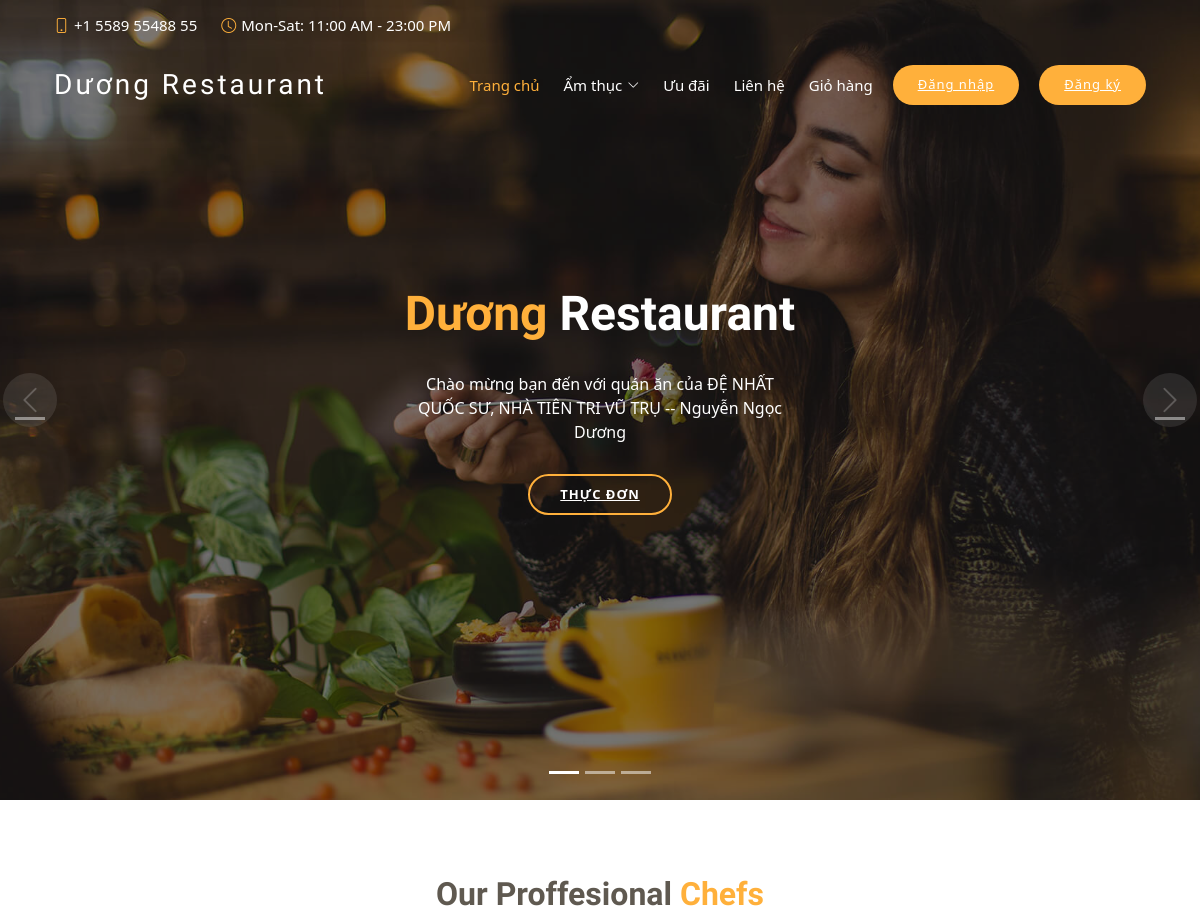
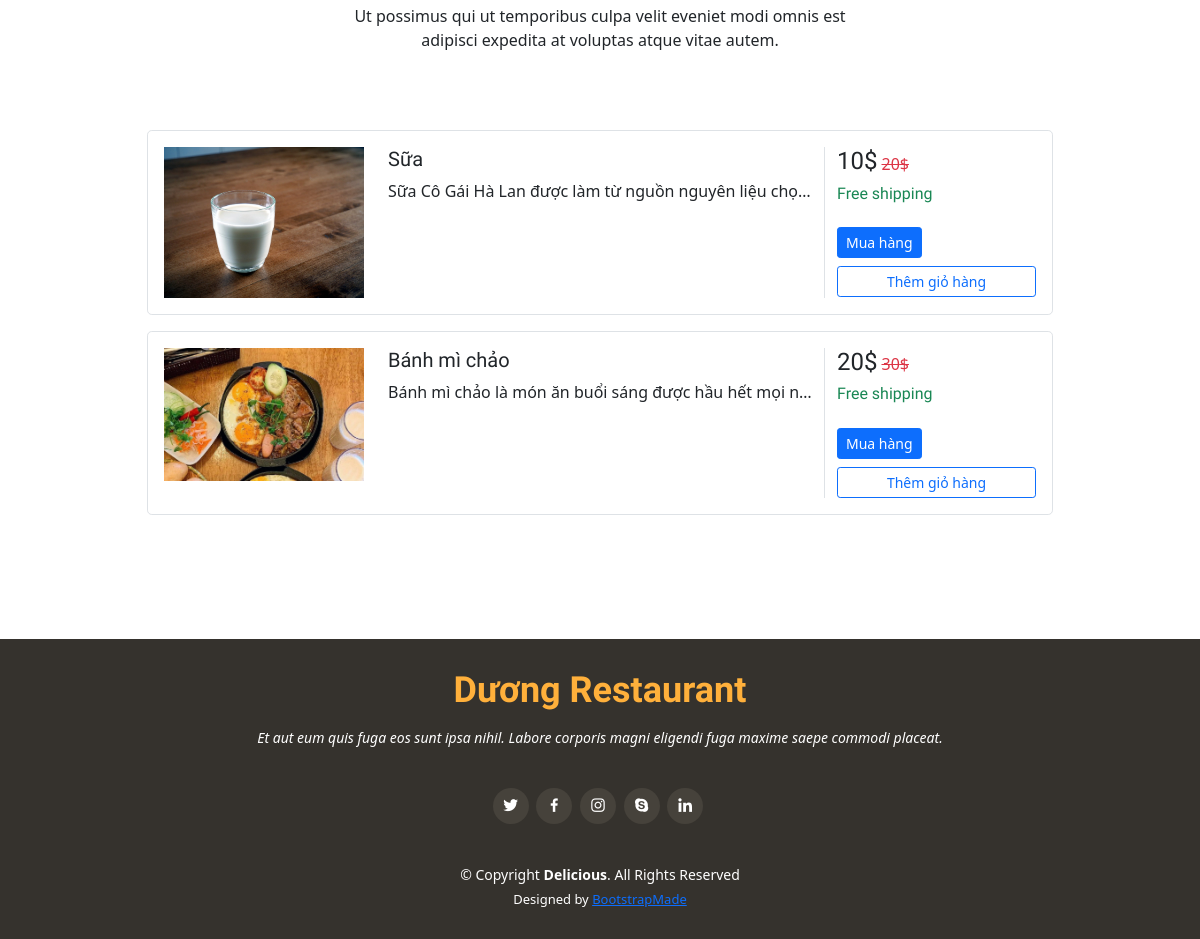
The app's page /duong/index.php?act=uudai with its own data (2 pictures, top to bottom).
### tables this page shows
CREATE TABLE `sanpham` (
  `id_sp` int(11) NOT NULL,
  `ten_sp` varchar(255) NOT NULL,
  `anh` varchar(255) DEFAULT NULL,
  `gia` int(11) NOT NULL,
  `mota` text NOT NULL,
  `luotmua` int(11) NOT NULL DEFAULT 0,
  `luotxem` int(50) NOT NULL DEFAULT 0,
  `id_dm` int(11) NOT NULL COMMENT 'id danh mục',
  `ud` enum('0','1') NOT NULL DEFAULT '0' COMMENT '0:không ưu đãi\r\n1:có ưu đãi',
  `giatri_ud` int(11) DEFAULT NULL COMMENT 'Giá ưu đãi'
);

### duong/model/pdo.php (called while the page is built, shortened)
<?php
function pdo_get_connection(){
    $dburl = "mysql:host=localhost;dbname=nhomduong;charset=utf8";
    $username = 'root';
    $password = '';
    $conn = new PDO($dburl, $username, $password);
    $conn->setAttribute(PDO::ATTR_ERRMODE, PDO::ERRMODE_EXCEPTION);
    return $conn;
}
function pdo_query($sql){
    $sql_args = array_slice(func_get_args(), 1);
    try{
        $conn = pdo_get_connection();
        $stmt = $conn->prepare($sql);
        $stmt->execute($sql_args);
        $rows = $stmt->fetchAll();
        return $rows;
    }
    catch(PDOException $e){
        throw $e;
    }
    finally{
        unset($conn);
    }
}

### duong/model/amthuc.php (called while the page is built, shortened)
<?php
function list_uudai(){
    $sql = "SELECT * FROM sanpham WHERE ud='1'";
    $listuudai = pdo_query($sql);
    return $listuudai;
}
?>

### duong/uudai/list.php (the view, shortened to what this page needs)
  <section id="uudai" class="uudai">
    <div class="container">
      <div class="section-title">
        <h2>Our Proffesional <span>Chefs</span></h2>
        <p>Ut possimus qui ut temporibus culpa velit eveniet modi omnis est adipisci expedita at voluptas atque vitae autem.</p>
      </div>
      <div class="row">
<div class="container py-5">
  <?php
  foreach($listuudai as $a){
    extract($a);
    echo '<div class="row justify-content-center mb-3">
    <div class="col-md-12 col-xl-10">
      <div class="card shadow-0 border rounded-3">
        <div class="card-body">
          <div class="row">
            <div class="col-md-12 col-lg-3 col-xl-3 mb-4 mb-lg-0">
              <div class="bg-image hover-zoom ripple rounded ripple-surface">
                <img src="../img/'.$anh.'"
                  class="w-100" />
                <a href="#!">
                  <div class="hover-overlay">
                    <div class="mask" style="background-color: rgba(253, 253, 253, 0.15);"></div>
                  </div>
                </a>
              </div>
            </div>
            <div class="col-md-6 col-lg-6 col-xl-6">
              <h5>'.$ten_sp.'</h5>
              <p class="text-truncate mb-4 mb-md-0">
              '.$mota.'
              </p>
            </div>
            <div class="col-md-6 col-lg-3 col-xl-3 border-sm-start-none border-start">
              <div class="d-flex flex-row align-items-center mb-1">
                <h4 class="mb-1 me-1">'.$gia.'$</h4>
                <span class="text-danger"><s>'.$giatri_ud.'$</s></span>
              </div>
              <h6 class="text-success">Free shipping</h6>
              <div class="d-flex flex-column mt-4">
                <a href="index.php?act=muahang&&idsp='.$id_sp.'#muahang"><input type="submit" class="btn btn-primary btn-sm"  value="Mua hàng"></a>
                <button class="btn btn-outline-primary btn-sm mt-2" type="button">
                  Thêm giỏ hàng
                </button>
              </div>
            </div>
          </div>
        </div>
      </div>
    </div>
  </div>';
  }
  ?>
</div>
      </div>
    </div>
  </section>

### duong/assets/css/style.css (style rules this page uses)
body { font-family: "Poppins", sans-serif; color: #444444; }
a { text-decoration: none; color: #ffb03b; }
h1, h2, h3, h4, h5, h6 { font-family: "Satisfy", sans-serif; }
section { padding: 60px 0; }
.section-title { text-align: center; padding-bottom: 30px; }
.section-title h2 { margin: 15px 0 0 0; font-size: 32px; font-weight: 700; color: #5f5950; }
.section-title h2 span { color: #ffb03b; }
.section-title p { margin: 15px auto 0 auto; font-weight: 300; }
@media (min-width: 1024px) { .section-title p { width: 50%; } }

### records on screen
sanpham: anh (picture), ten_sp "Sữa", mota "Sữa Cô Gái Hà Lan được làm từ nguồn nguyên liệu chọ…", gia "10", giatri_ud "20"
sanpham: anh (picture), ten_sp "Bánh mì chảo", mota "Bánh mì chảo là món ăn buổi sáng được hầu hết mọi n…", gia "20", giatri_ud "30"
